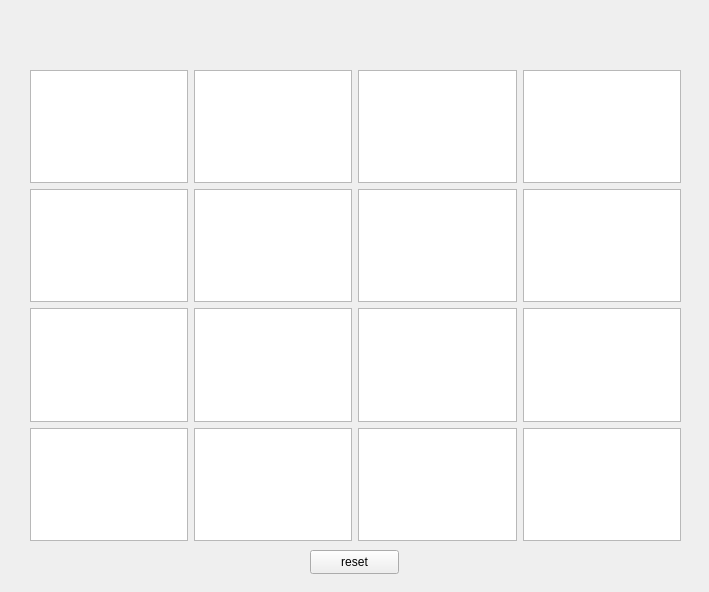
<?xml version="1.0" encoding="UTF-8"?>
<ui version="4.0">
 <class>interface</class>
 <widget class="QWidget" name="interface">
  <property name="geometry">
   <rect>
    <x>0</x>
    <y>0</y>
    <width>709</width>
    <height>592</height>
   </rect>
  </property>
  <property name="windowTitle">
   <string>Form</string>
  </property>
  <property name="autoFillBackground">
   <bool>true</bool>
  </property>
  <widget class="QPushButton" name="pushButton">
   <property name="geometry">
    <rect>
     <x>310</x>
     <y>550</y>
     <width>89</width>
     <height>24</height>
    </rect>
   </property>
   <property name="text">
    <string>reset</string>
   </property>
  </widget>
  <widget class="QWidget" name="layoutWidget">
   <property name="geometry">
    <rect>
     <x>30</x>
     <y>70</y>
     <width>651</width>
     <height>471</height>
    </rect>
   </property>
   <layout class="QGridLayout" name="gridLayout">
    <item row="3" column="0">
     <widget class="QTextBrowser" name="textBrowser_15"/>
    </item>
    <item row="0" column="1">
     <widget class="QTextBrowser" name="textBrowser_2"/>
    </item>
    <item row="0" column="0">
     <widget class="QTextBrowser" name="textBrowser"/>
    </item>
    <item row="0" column="3">
     <widget class="QTextBrowser" name="textBrowser_4"/>
    </item>
    <item row="1" column="1">
     <widget class="QTextBrowser" name="textBrowser_6"/>
    </item>
    <item row="0" column="2">
     <widget class="QTextBrowser" name="textBrowser_3"/>
    </item>
    <item row="1" column="2">
     <widget class="QTextBrowser" name="textBrowser_7"/>
    </item>
    <item row="2" column="0">
     <widget class="QTextBrowser" name="textBrowser_16"/>
    </item>
    <item row="1" column="3">
     <widget class="QTextBrowser" name="textBrowser_8"/>
    </item>
    <item row="2" column="3">
     <widget class="QTextBrowser" name="textBrowser_9"/>
    </item>
    <item row="2" column="1">
     <widget class="QTextBrowser" name="textBrowser_13"/>
    </item>
    <item row="2" column="2">
     <widget class="QTextBrowser" name="textBrowser_11"/>
    </item>
    <item row="3" column="2">
     <widget class="QTextBrowser" name="textBrowser_12"/>
    </item>
    <item row="3" column="3">
     <widget class="QTextBrowser" name="textBrowser_10"/>
    </item>
    <item row="3" column="1">
     <widget class="QTextBrowser" name="textBrowser_14"/>
    </item>
    <item row="1" column="0">
     <widget class="QTextBrowser" name="textBrowser_5"/>
    </item>
   </layout>
  </widget>
 </widget>
 <resources/>
 <connections/>
</ui>
